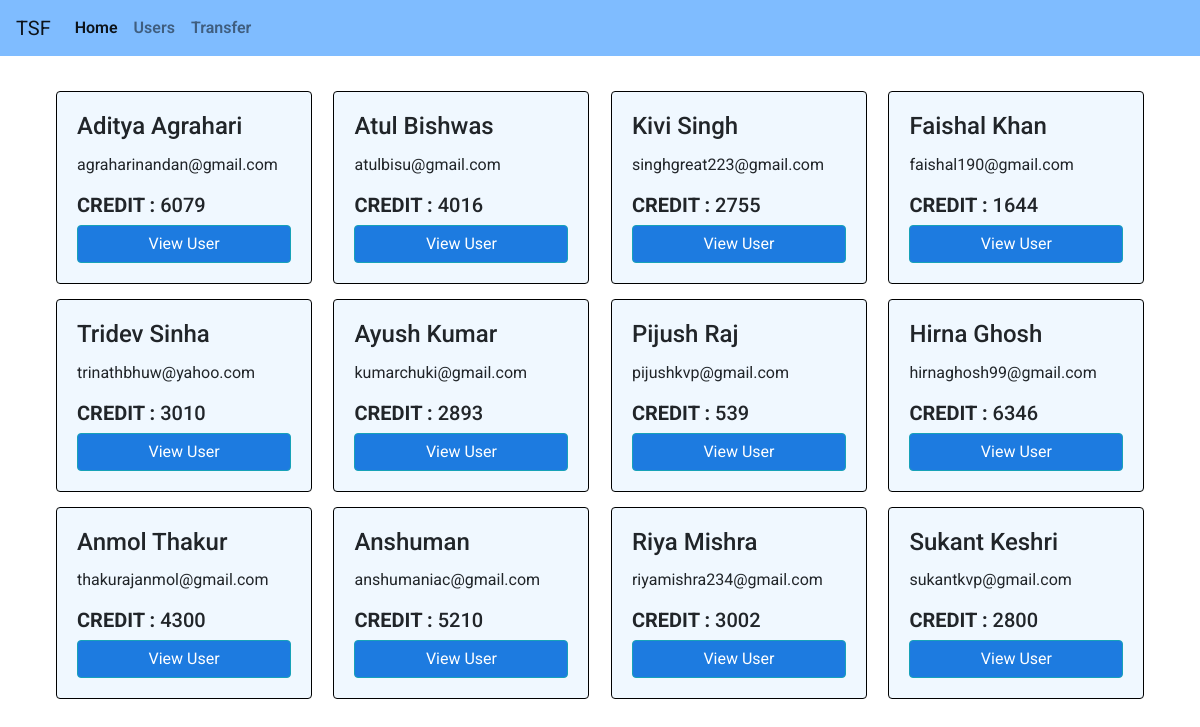
Screenshot of /user_list/ with the database file from the repository.
### home/models.py (models this page shows, shortened)
class User(models.Model):
    user_id=models.IntegerField(unique=True,auto_created=True)
    name=models.CharField(max_length=50)
    email=models.EmailField(unique=True)
    mobile=models.IntegerField(default=0)
    credit=models.IntegerField(default=0)
    previous_credit=models.IntegerField(default=0)

### home/views.py (the view)
# urls.py: path('user_list/',UserList.as_view(),name='list'),
class UserList(generic.ListView):
    model=models.User
    template_name='user_list.html'

### home/templates/user_list.html (shortened to what this page needs)
<!DOCTYPE html>
{%load static%}
<html lang="en" dir="ltr">
  <head>
    <link rel="stylesheet" href="https://maxcdn.bootstrapcdn.com/bootstrap/4.0.0/css/bootstrap.min.css">
    <link rel="stylesheet" href="{% static 'css/master.css'%}">
    <link rel="stylesheet" href="{% static 'css/user.css'%}">
  </head>
  <body>
    <nav class="navbar navbar-expand-lg navbar-light bg-light">
  <a class="navbar-brand" href="{% url 'home' %}">TSF</a>
  <div class="collapse navbar-collapse" id="navbarNav">
    <ul class="navbar-nav">
      <li class="nav-item active">
        <a class="nav-link" href="{% url 'home' %}">Home <span class="sr-only">(current)</span></a>
      </li>
      <li class="nav-item">
        <a class="nav-link" href="{% url 'list' %}">Users</a>
      </li>
      <li class="nav-item">
        <a class="nav-link" href="{% url 'transfer' %}">Transfer</a>
      </li>
    </ul>
  </div>
</nav>
<div class="container">
  {% for user in object_list %}
  <div class="col-xs-3 col-sm-3 col-md-3">
  <div class="card" style="width: 16rem;">
  <div class="card-body">
    <h4 class="card-title">{{user.name}}</h4>
    <h8 class="card-subtitle">{{user.email}}</h8>
    <br>
    <h5> <p class="card-text"><b>CREDIT :</b> {{user.credit}}</p></h5>
    <button type="button" onclick="fun1({{user.user_id}},'{{user.name}}',{{user.credit}},{{user.mobile}},'{{user.email}}',{{user.previous_credit}})" class="btn btn-info btn-block " data-toggle="modal" data-target="#exampleModalCenter">
      View User
    </button>
    </div>
  </div>
</div>
{%endfor %}
</div>
  </body>
  </html>

### static/css/master.css (style rules this page uses)
body { font-family: 'Roboto', sans-serif; }
.bg-light { background-color: rgba(0,123,255,.5)!important; }
.nav-link { font-weight: 600; }

### static/css/user.css (style rules this page uses)
.card { border:1.5px groove black; background-color: aliceblue; }
.card-title { text-transform: capitalize; }
.btn-info { background-color: #1d7be0; }

### home/templates/user_list.html (style rules this page uses)
.container { margin-top: 25px; }
.col-md-3 { display:inline-block ; margin-left: -4px; margin-top:10px; margin-bottom: 5px; }

### rows the page displays
User: name "Aditya Agrahari", email "agraharinandan@gmail.com", credit "6079"
User: name "Atul Bishwas", email "atulbisu@gmail.com", credit "4016"
User: name "Kivi Singh", email "singhgreat223@gmail.com", credit "2755"
User: name "Faishal Khan", email "faishal190@gmail.com", credit "1644"
User: name "Tridev Sinha", email "trinathbhuw@yahoo.com", credit "3010"
User: name "Ayush Kumar", email "kumarchuki@gmail.com", credit "2893"
User: name "Pijush Raj", email "pijushkvp@gmail.com", credit "539"
User: name "Hirna Ghosh", email "hirnaghosh99@gmail.com", credit "6346"
User: name "Anmol Thakur", email "thakurajanmol@gmail.com", credit "4300"
User: name "Anshuman", email "anshumaniac@gmail.com", credit "5210"
User: name "Riya Mishra", email "riyamishra234@gmail.com", credit "3002"
User: name "Sukant Keshri", email "sukantkvp@gmail.com", credit "2800"
